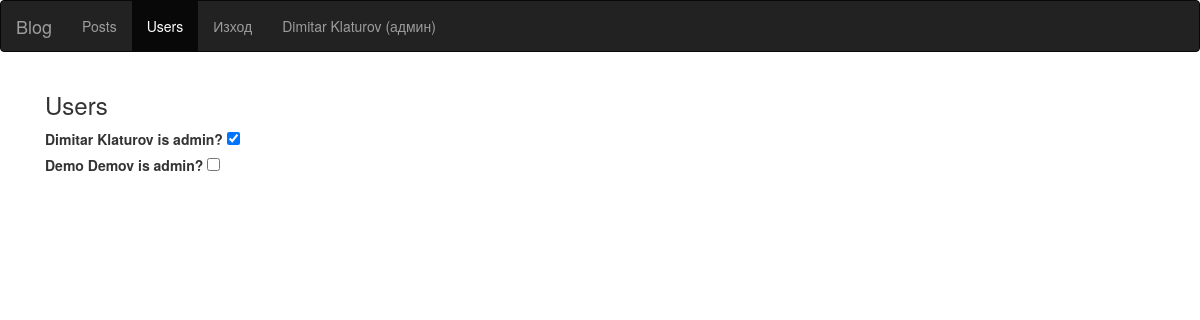
The page /users.php (signed in) on the database its author committed.
### tables this page shows
CREATE TABLE `Users` (
  `ID` int(11) NOT NULL,
  `Name` varchar(255) NOT NULL,
  `Email` varchar(255) NOT NULL,
  `Password` varchar(255) NOT NULL,
  `AccessLevel` int(11) NOT NULL
);

### controllers/UserController.php (called while the page is built, shortened)
<?php
require_once $_SERVER['DOCUMENT_ROOT'] . '/models/User.php';
Class UserController
{
	protected $users = [];
	protected $connection;
	public function __construct($connection)
	{
		$this->connection = $connection;
	}
	public function getUsers()
    {
        return $this->users;
    }
    public function addUser(User $user)
    {
        $this->users[] = $user;
        return $this;
    }
	public function getUserById($id)
    {
        $user = new User($this->connection);
        return $user->getUserById($id);
    }
    public function getAllUsers()
    {
    	$data = $this->connection->MSelectList('Users', '*', 'ORDER BY ID DESC');
		foreach ($data as $userData) {
			$userIt = $this->getUserById($userData['ID']);
		}
		return $this->getUsers();
    }
}

### db/functions.php (called while the page is built, shortened)
<?php
class MysqlPDO extends PDO {
    public function MSelectOnly($table, $select = ' * ', $where = null) {
        $sth = $this->prepare('SELECT '.$select.' FROM '.$table.'  '.$where);
        $sth->execute();
        return $sth->fetch(PDO::FETCH_BOTH);
    }
    public function MSelectList($table, $select = ' * ', $where = null) {
    	$sth = $this->prepare('SELECT '.$select.' FROM '.$table.'  '.$where);
        $sth->execute();
        return $sth->fetchAll();
    }
}

### models/User.php (called while the page is built, shortened)
<?php
Class User
{
	protected $id;
	protected $name;
	protected $accessLevel;
	protected $connection;
	public function __construct($connection)
	{
		$this->connection = $connection;
	}
    public function getId()
    {
        return $this->id;
    }
    protected function setId($id)
    {
        $this->id = $id;
        return $this;
    }
    public function getName()
    {
        return $this->name;
    }
    protected function setName($name)
    {
        $this->name = $name;
        return $this;
    }
    protected function setEmail($email)
    {
        return $this;
    }
    public function getAccessLevel()
    {
        return $this->accessLevel;
    }
    protected function setAccessLevel($accessLevel)
    {
        $this->accessLevel = $accessLevel;
        return $this;
    }
    public function getUserById($id)
    {
        $user = $this->connection->MSelectOnly('Users', '*', 'WHERE ID = ' . $id);
        return $this;
    }
}

### users.php (the view, shortened to what this page needs)
<?php
require_once 'db/connection.php';
require 'controllers/UserController.php';
$userController = new UserController($connection);
$allUsers = $userController->getAllUsers();
?>
<!DOCTYPE html>
<html lang="en">
<head>
	<link rel="stylesheet" type="text/css" href="https://bootswatch.com/paper/bootstrap.min.css">
	<link rel="stylesheet" type="text/css" href="resources/static/css/frontpage.css">
</head>
<body>
<nav class="navbar navbar-inverse">
	<div class="container-fluid">
		<div class="navbar-header">
			<a class="navbar-brand" href="#">Blog</a>
		</div>
		<ul class="nav navbar-nav">
			<li><a href="welcome.php">Posts</a></li>
			<li class="active"><a href="users.php">Users</a></li>
			<li><a href="welcome.php?logout=true">Изход</a></li>
			<li class="pull-right"><a  href="#"><?= $_SESSION['user']['Name'] . " " . (($_SESSION['user']['AccessLevel'] == 1) ? '(админ)' : '') ?></a></li>
		</ul>
	</div>
</nav>
<div class="container">
<?php if ($_SESSION['user']['AccessLevel'] == 1): ?>
	<div class="col-md-12">
		<h3>Users</h3>
		<?php foreach ($allUsers as $user): ?>
			<form method="post">
				<label for="<?= $user->getId(); ?>"><?= $user->getName() ?> is admin? </label>
				<input type="checkbox" name="user-<? $user->getId(); ?>" <?= ($user->getAccessLevel() == 1) ? "checked" : "" ?>>
			</form>
		<?php endforeach ?>
	</div>
<?php endif ?>
</div>
</body>
</html>

### rows shown on the page
users: Name "Dimitar Klaturov", AccessLevel "☑"
users: Name "Demo Demov"

### other values the page prints
$_SESSION['user']['Name'] "Dimitar Klaturov"
